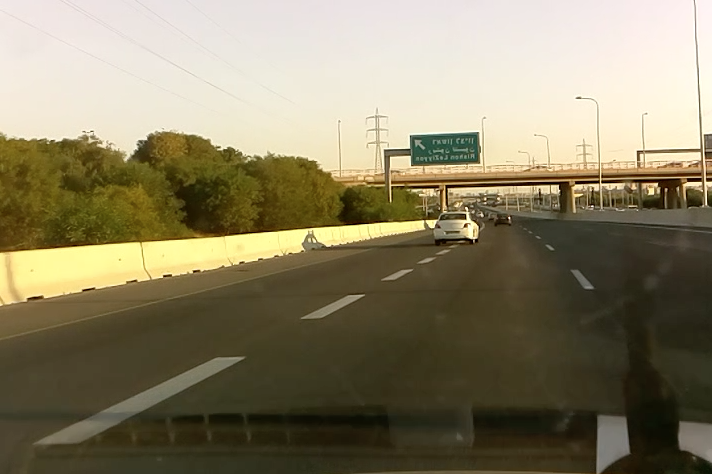
//> input picture training/1.png, 712 x 474 px, given in place of 1459726144.h264.mp4, which was not available
$ ./piMain   (built with g++ and OpenCV 4)
//> lines starting //> are read from the running program, lines starting //| are printed output that depends on the picture; pictures that were not available may be replaced by others from this repository, and a replacement may not be noted
//
// Created by Yossi Neiman on 25/08/2016.
//

#include <iostream>
#include <opencv2/opencv.hpp>


using namespace cv;
using namespace std;

int main(  )
{
    //TODO Add piCamera class here instead.
    VideoCapture cap("../training/1459726144.h264.mp4"); // open the default camera
    if(!cap.isOpened())  // check if we succeeded
        return -1;

    Mat edges;
    namedWindow("edges",1);
    for(;;)
    {
        Mat frame;
        cap >> frame; // get a new frame from camera
//> frame is the input picture: 474 rows x 712 cols, CV_8UC3; mean B, G, R 101, 128, 136.7
        cvtColor(frame, edges, COLOR_BGR2GRAY);
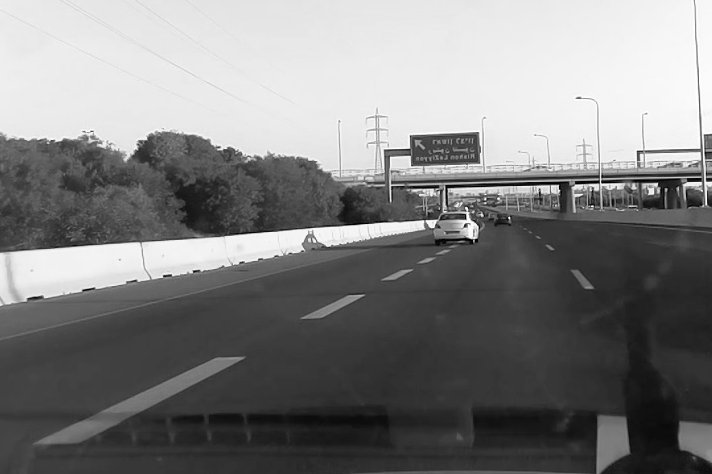
//> edges: 474 rows x 712 cols, CV_8UC1; min 0, max 255, mean 127.5
        GaussianBlur(edges, edges, Size(7,7), 1.5, 1.5);
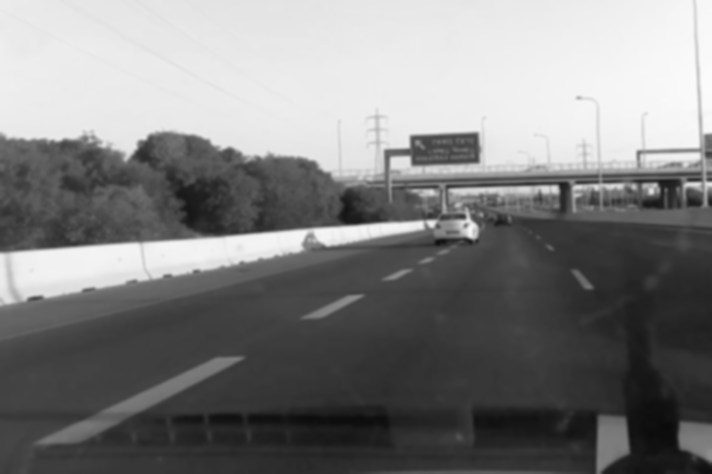
//> edges: 474 rows x 712 cols, CV_8UC1; min 11, max 251, mean 127.5
        Canny(edges, edges, 0, 30, 3);
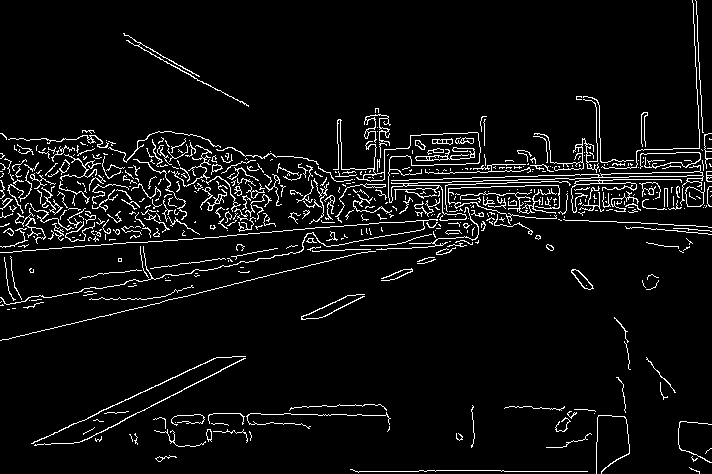
//> edges: 474 rows x 712 cols, CV_8UC1; 5.6% white in thin lines or dots
        imshow("edges", edges);
        if(waitKey(30) >= 0) break;
//> the Esc key is pressed
    }
    // the camera will be deinitialized automatically in VideoCapture destructor
    return 0;
}
